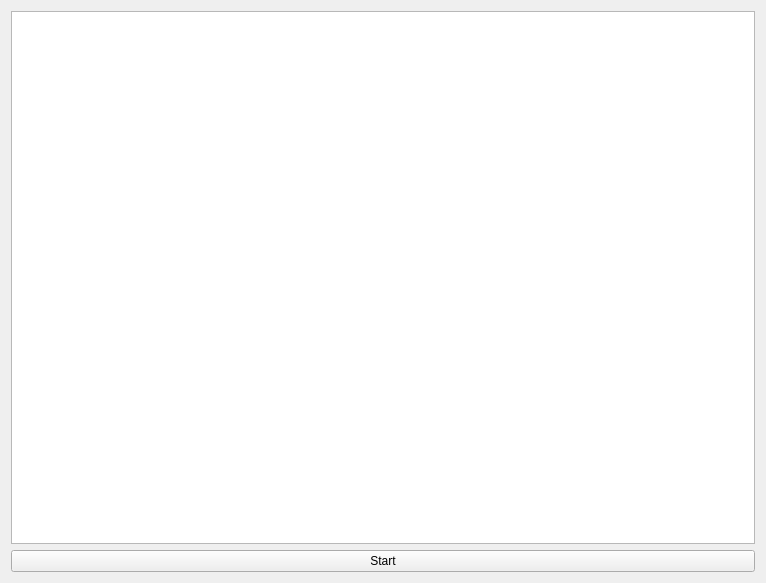
<?xml version="1.0" encoding="UTF-8"?>
<ui version="4.0">
 <class>MainWindow</class>
 <widget class="QMainWindow" name="MainWindow">
  <property name="geometry">
   <rect>
    <x>0</x>
    <y>0</y>
    <width>766</width>
    <height>583</height>
   </rect>
  </property>
  <property name="windowTitle">
   <string>Video Processor</string>
  </property>
  <widget class="QWidget" name="centralWidget">
   <layout class="QGridLayout" name="gridLayout">
    <item row="1" column="0">
     <layout class="QHBoxLayout" name="horizontalLayout">
      <item>
       <widget class="QPushButton" name="startBtn">
        <property name="text">
         <string>Start</string>
        </property>
       </widget>
      </item>
     </layout>
    </item>
    <item row="0" column="0">
     <widget class="QGraphicsView" name="graphicsView"/>
    </item>
   </layout>
  </widget>
 </widget>
 <layoutdefault spacing="6" margin="11"/>
 <resources/>
 <connections/>
</ui>
